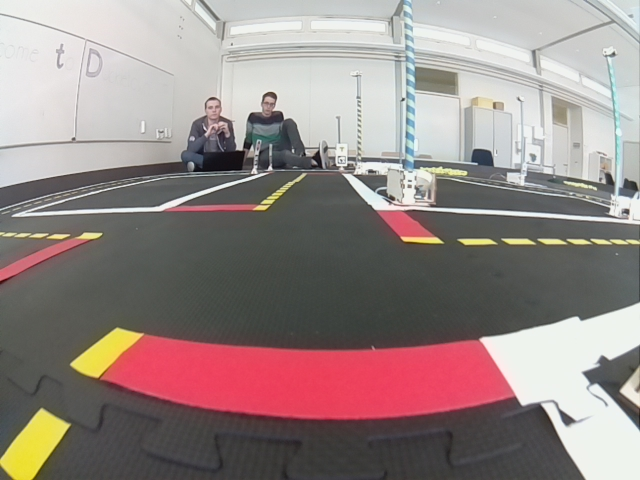
#> input picture notebooks/db-nb/frames/4-way-left-240.png, 640 x 480 px; its folder holds only this picture in this run
$ jupyter execute --allow-errors img_processsing.ipynb   (shell and % lines are left out)
#> lines starting #> are read from the running program, lines starting #| are printed output that depends on the picture; after the words box and inside, x2 and y2 are one past the last pixel; in counts of white or black regions, pixels touching at a corner belong together
#> further down, bgr is the input picture: shape (480, 640, 3); mean B, G, R 133.7, 136, 150.1
### notebooks/db-nb/AntiInstagram.py
#!/usr/bin/env python

import cv2
import numpy as np
import math
import threading

class AntiInstagram():

    def __init__(self):

        self.threshold_lock = threading.Lock()

        self.lower_threshold = None
        self.higher_threshold = [255,255,255]

    def calculate_color_balance_thresholds(self, image, scale, percentage):

#> called with scale = 0.4, percentage = 0.8
        resized_image = cv2.resize(image, (0, 0), fx=scale, fy=scale)
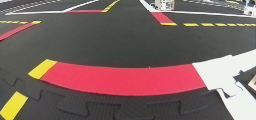
#> resized_image: shape (120, 256, 3); mean of channels 0, 1, 2 96.7, 99.3, 122.6; drawn as B, G, R
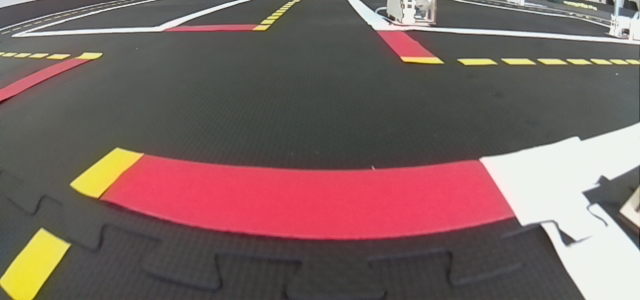
#> image: shape (300, 640, 3); mean of channels 0, 1, 2 96.7, 99.4, 122.6; drawn as B, G, R
        H = resized_image.shape[0]
#> H = 120
        cropped_image = resized_image[int(H * 0.3):(H - 1), :, :]
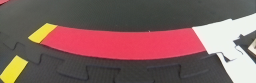
#> cropped_image: shape (83, 256, 3); mean of channels 0, 1, 2 94.8, 96.6, 128.6; drawn as B, G, R

        half_percent = percentage / 2
        channels = cv2.split(cropped_image)

        lower_threshold = []
        higher_threshold = []
        for idx, channel in enumerate(channels):
            # find the low and high precentile values (based on the input percentile)
            height, width = channel.shape
            num_pixels = width * height
            flattened = channel.reshape(num_pixels)

            # sort entries
            flattened = np.sort(flattened)

            # calculate thresholds
            lower_threshold.append(
                flattened[int(math.floor(num_pixels * half_percent))])

            higher_threshold.append(
                flattened[int(math.ceil(num_pixels * (1.0 - half_percent)))])
#> this loop made 3 passes
#> after the loop, higher_threshold = [84, 78, 91]; lower_threshold = [72, 70, 77]

        self.threshold_lock.acquire()
        self.lower_threshold = lower_threshold
#> self.lower_threshold = [72, 70, 77]
        # Note: higher_threshold is not being changed
        self.threshold_lock.release()

    def apply_color_balance(self, image, scale):

        self.threshold_lock.acquire()
        lower_threshold = self.lower_threshold
        higher_threshold = self.higher_threshold
        self.threshold_lock.release()

        if lower_threshold == None:
            return None

        resized_image = cv2.resize(image, (0, 0), fx=scale, fy=scale)

        channels = cv2.split(resized_image)
        out_channels = []

        for idx, channel in enumerate(channels):
            thresholded = self.apply_threshold(channel, lower_threshold[idx], higher_threshold[idx])
            normalized = cv2.normalize(thresholded, thresholded.copy(), 0, 255, cv2.NORM_MINMAX)
            out_channels.append(normalized)

        return cv2.merge(out_channels)

    def apply_threshold(self, matrix, low_value, high_value):

        low_mask = matrix < low_value
        matrix = self.apply_mask(matrix, low_mask, low_value)

        high_mask = matrix > high_value
        matrix = self.apply_mask(matrix, high_mask, high_value)

        return matrix

    def apply_mask(self, matrix, mask, fill_value):

        masked = np.ma.array(matrix, mask=mask, fill_value=fill_value)
        return masked.filled()

### notebooks/db-nb/img_processsing.ipynb
[cell 1]
from threading import Thread
import numpy as np
import cv2
from __future__ import print_function
import glob
import matplotlib.pyplot as plt
from AntiInstagram import AntiInstagram
from collections import namedtuple

[cell 2]
def bgrshow(bgr):
    imshow(cv2.cvtColor(bgr, cv2.COLOR_BGR2RGB))
# [4 lines left out: function imshow, not called in this run]

[cell 3]
hsv_white1 =  np.array([0,0,150])
hsv_white2 =  np.array([180,60,255])
hsv_yellow1 = np.array([25,140,100])
hsv_yellow2 = np.array([45,255,255])
hsv_red1 =    np.array([0,140,100])
hsv_red2 =    np.array([15,255,255])
hsv_red3 =    np.array([165,140,100])
hsv_red4 =    np.array([180,255,255])

dilation_kernel_size = 3

ColorFilteredImage = namedtuple('ColorFilteredImage', 'patches edges')

def colorFilter(hsv, edges, color):
    # threshold colors in HSV space
    if color == 'white':
        bw = cv2.inRange(hsv, hsv_white1, hsv_white2)
    elif color == 'yellow':
        bw = cv2.inRange(hsv, hsv_yellow1, hsv_yellow2)
    elif color == 'red':
        bw1 = cv2.inRange(hsv, hsv_red1, hsv_red2)
        bw2 = cv2.inRange(hsv, hsv_red3, hsv_red4)
        bw = cv2.bitwise_or(bw1, bw2)
    # binary dilation
    kernel = cv2.getStructuringElement(cv2.MORPH_ELLIPSE,(dilation_kernel_size, dilation_kernel_size))

    # refine edge for certain color
    edge_color = cv2.bitwise_and(cv2.dilate(bw, kernel), edges)

    return ColorFilteredImage(bw, edge_color)

[cell 4]
canny_thresholds = [80, 200]

def findEdge(img):
    edges = cv2.Canny(img, canny_thresholds[0], canny_thresholds[1], apertureSize = 3)
    return edges

[cell 5]
def process(img):
    cbimage = ai.apply_color_balance(img, output_scale)
    hsv = cv2.cvtColor(cbimage, cv2.COLOR_BGR2HSV)
    edges = findEdge(hsv)
    return colorFilter(hsv, edges, 'red')

#> (a cell that did not finish here is left out)

[cell 7]
import itertools

import cv2

from duckietown_msgs.msg import Pixel, Vector2D
import duckietown_utils as dtu
from geometry_msgs.msg import Point
#from image_geometry.cameramodels import PinholeCameraModel
import numpy as np
from sensor_msgs.msg import CameraInfo

[cell 8]
H = np.array([-3.589767590401803e-05, -0.00023491693147080584, -0.1374201532070648,
  0.0008247535901185687, -5.00225097638814e-06, -0.2685590146427659, -5.664504414708967e-05,
  -0.006300114132830898, 1.0])
H = np.reshape(H,(3,3))
print(H)

#> (the rest of this cell did not finish here and is left out)

[cell 9]
# Each tile is 61 cm long, I want to see a tile's worth projected.
# Centered in front of the robot
x_r = np.array([0.123, 0.123+0.61])
y_r = np.array([-30.5, 30.5])

# origin: (x,y) in m coordinates of the near-left corner of the square
# side:   side in m of square on the ground
# w:    side in pixels of the output image
# [27 lines left out: function ground_project, not called in this run]

#> (the rest of this cell did not finish here and is left out)

#> (a cell that did not finish here is left out)

#> (a cell that did not finish here is left out)

#> (a cell that did not finish here is left out)

[cell 13]
# PROCESS ALL IMAGES AND STORE THEM IN ARRAYS
compressed = []
cutoff = 180
raw = []
for im_path in sorted(glob.glob("frames/*.png")):
    bgr = cv2.imread(im_path,cv2.IMREAD_COLOR)
    raw.append(bgr)
    compressed.append(bgr[cutoff:,:,:])

antiig = []
reds = []
output_scale = 0.4
color_balance_percentage = 0.8
ai = AntiInstagram()

if len(compressed)>0:
    ai.calculate_color_balance_thresholds(compressed[0], output_scale, color_balance_percentage)
    print("setup AI filter")

for img in compressed:
    reds.append(process(img))
#> this loop made 1 pass
#> pass 1, in apply_threshold, `low_mask = matrix < low_value`:
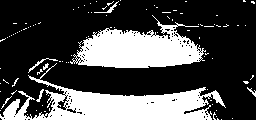
#> low_mask: shape (120, 256) bool; 30% white; 97 white regions (89 under 20 px), largest, box (x1, y1, x2, y2) and area: (0, 63, 226, 120) 4797, (70, 15, 206, 68) 3941, (28, 58, 58, 73) 59
#> pass 1, in apply_mask, `masked = np.ma.array(matrix, mask=mask, fill_value=fill_value)`:
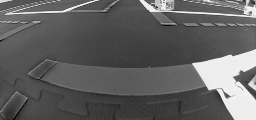
#> masked: shape (120, 256); min 0, max 249, mean 96.7
#> after the loop, reds = 1 item

print("Filtered "+str(len(reds))+" images")
#| Filtered 1 images

$ run again, on notebooks/db-nb/frames/4-way-left-260.png
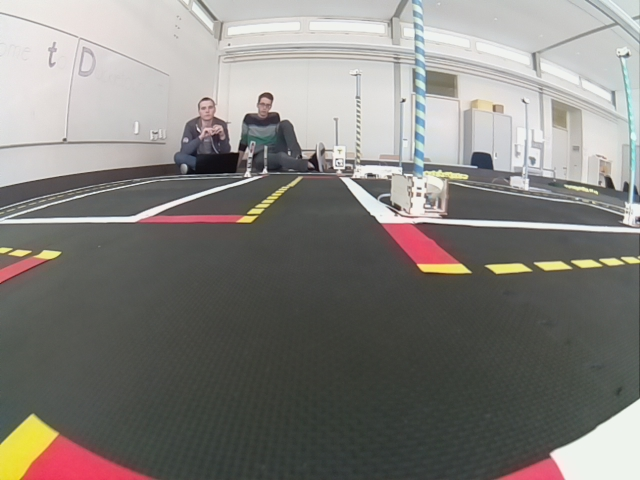
#> input picture notebooks/db-nb/frames/4-way-left-260.png, 640 x 480 px
#> bgr is the input picture: shape (480, 640, 3); mean B, G, R 124.5, 128.8, 131.4
#> the loop in calculate_color_balance_thresholds, `for idx, channel in enumerate(channels):` made 3 passes
#> after the loop in calculate_color_balance_thresholds, `for idx, channel in enumerate(channels):`: higher_threshold = [70, 74, 73]; lower_threshold = [63, 68, 66]
#> the loop `for img in compressed:` made 1 pass
#> pass 1, in apply_threshold, `low_mask = matrix < low_value`:
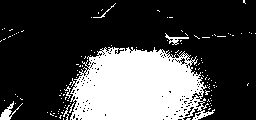
#> low_mask: shape (120, 256) bool; 27.7% white; 123 white regions (117 under 20 px), largest, box (x1, y1, x2, y2) and area: (69, 47, 215, 120) 7949, (0, 101, 23, 120) 138, (165, 33, 189, 45) 87, (93, 3, 116, 18) 34, (63, 105, 70, 120) 30, (64, 86, 71, 99) 29
#> pass 1, in apply_mask, `masked = np.ma.array(matrix, mask=mask, fill_value=fill_value)`:
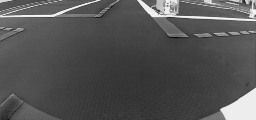
#> masked: shape (120, 256); min 6, max 248, mean 83
#> after the loop `for img in compressed:`: reds = 1 item
#| Filtered 1 images

$ run again, on notebooks/db-nb/frames/4-way-left-245.png
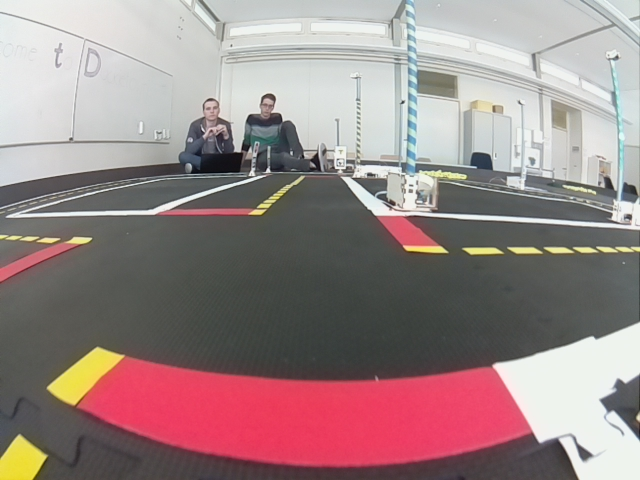
#> input picture notebooks/db-nb/frames/4-way-left-245.png, 640 x 480 px
#> bgr is the input picture: shape (480, 640, 3); mean B, G, R 135.1, 135.3, 154.1
#> the loop in calculate_color_balance_thresholds, `for idx, channel in enumerate(channels):` made 3 passes
#> after the loop in calculate_color_balance_thresholds, `for idx, channel in enumerate(channels):`: higher_threshold = [90, 77, 109]; lower_threshold = [76, 69, 83]
#> the loop `for img in compressed:` made 1 pass
#> pass 1, in apply_threshold, `low_mask = matrix < low_value`:
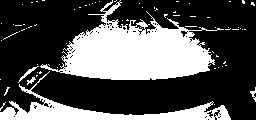
#> low_mask: shape (120, 256) bool; 32.5% white; 73 white regions (68 under 20 px), largest, box (x1, y1, x2, y2) and area: (40, 0, 224, 80) 7087, (0, 71, 231, 120) 2525, (18, 66, 39, 83) 61, (250, 87, 256, 102) 35, (27, 77, 36, 85) 32
#> pass 1, in apply_mask, `masked = np.ma.array(matrix, mask=mask, fill_value=fill_value)`:
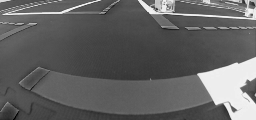
#> masked: shape (120, 256); min 0, max 249, mean 98.3
#> after the loop `for img in compressed:`: reds = 1 item
#| Filtered 1 images
